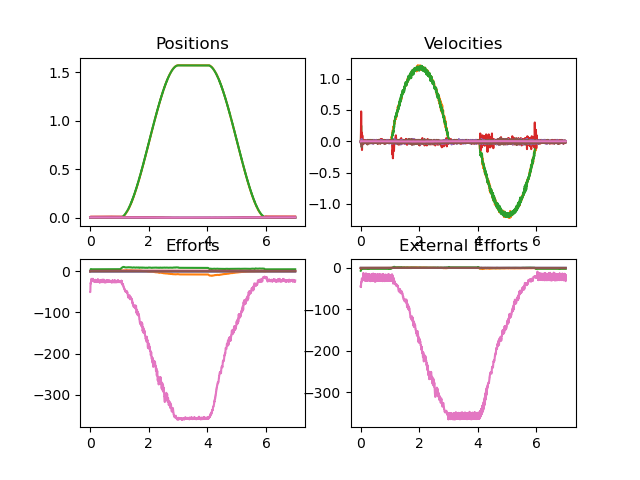

Reproduce this figure in Python.
# Copyright 2025 Trossen Robotics
#
# Redistribution and use in source and binary forms, with or without
# modification, are permitted provided that the following conditions are met:
#
#    * Redistributions of source code must retain the above copyright
#      notice, this list of conditions and the following disclaimer.
#
#    * Redistributions in binary form must reproduce the above copyright
#      notice, this list of conditions and the following disclaimer in the
#      documentation and/or other materials provided with the distribution.
#
#    * Neither the name of the copyright holder nor the names of its
#      contributors may be used to endorse or promote products derived from
#      this software without specific prior written permission.
#
# THIS SOFTWARE IS PROVIDED BY THE COPYRIGHT HOLDERS AND CONTRIBUTORS "AS IS"
# AND ANY EXPRESS OR IMPLIED WARRANTIES, INCLUDING, BUT NOT LIMITED TO, THE
# IMPLIED WARRANTIES OF MERCHANTABILITY AND FITNESS FOR A PARTICULAR PURPOSE
# ARE DISCLAIMED. IN NO EVENT SHALL THE COPYRIGHT HOLDER OR CONTRIBUTORS BE
# LIABLE FOR ANY DIRECT, INDIRECT, INCIDENTAL, SPECIAL, EXEMPLARY, OR
# CONSEQUENTIAL DAMAGES (INCLUDING, BUT NOT LIMITED TO, PROCUREMENT OF
# SUBSTITUTE GOODS OR SERVICES; LOSS OF USE, DATA, OR PROFITS; OR BUSINESS
# INTERRUPTION) HOWEVER CAUSED AND ON ANY THEORY OF LIABILITY, WHETHER IN
# CONTRACT, STRICT LIABILITY, OR TORT (INCLUDING NEGLIGENCE OR OTHERWISE)
# ARISING IN ANY WAY OUT OF THE USE OF THIS SOFTWARE, EVEN IF ADVISED OF THE
# POSSIBILITY OF SUCH DAMAGE.

'''
Purpose:
This script demonstrates how to write a control loop to move the robot to different positions and
record the states.

Hardware setup:
1. A WXAI V0 arm with leader end effector and ip at 192.168.1.2

The script does the following:
1. Initializes the driver
2. Configures the driver
3. Sets the robots to position mode
4. Records the sleep positions
5. Generates trajectory: sleep -> sleep -> home -> home -> sleep -> sleep
6. Moves the robot along the trajectory
7. Sets the robot to the idle mode
8. The driver automatically sets the mode to idle at the destructor
'''

import time

import matplotlib.pyplot as plt
import numpy as np
from scipy.interpolate import PchipInterpolator

import trossen_arm

if __name__=='__main__':
    print("Initializing the drivers...")
    driver = trossen_arm.TrossenArmDriver()

    print("Configuring the drivers...")
    driver.configure(
        trossen_arm.Model.wxai_v0,
        trossen_arm.StandardEndEffector.wxai_v0_leader,
        '192.168.1.2',
        False
    )

    print("Moving to home positions...")
    driver.set_all_modes(trossen_arm.Mode.position)

    sleep_positions = np.array(driver.get_positions())
    home_positions = np.zeros(driver.get_num_joints())
    home_positions[1] = np.pi/2
    home_positions[2] = np.pi/2

    waypoints = np.array([sleep_positions, sleep_positions, home_positions, home_positions, sleep_positions, sleep_positions])
    timepoints = np.array([0, 1, 3, 4, 6, 7])

    interpolator_position = PchipInterpolator(timepoints, waypoints, axis=0)
    interpolator_feedforward_velocity = interpolator_position.derivative()
    interpolator_feedforward_acceleration = interpolator_feedforward_velocity.derivative()

    log_dict = {
        'time': [],
        'positions': [],
        'velocities': [],
        'efforts': [],
        'external_efforts': [],
    }

    start_time = time.time()
    end_time = start_time + timepoints[-1]

    while time.time() < end_time:
        loop_start_time = time.time()
        current_time = loop_start_time - start_time

        positions = interpolator_position(current_time)
        feedforward_velocity = interpolator_feedforward_velocity(current_time)
        feedforward_acceleration = interpolator_feedforward_acceleration(current_time)

        driver.set_all_positions(
            positions,
            0.0,
            False,
            feedforward_velocity,
            feedforward_acceleration
        )

        log_dict['time'].append(current_time)
        log_dict['positions'].append(driver.get_positions())
        log_dict['velocities'].append(driver.get_velocities())
        log_dict['efforts'].append(driver.get_efforts())
        log_dict['external_efforts'].append(driver.get_external_efforts())

    plt.subplot(2, 2, 1)
    plt.plot(log_dict['time'], log_dict['positions'])
    plt.title('Positions')
    plt.subplot(2, 2, 2)
    plt.plot(log_dict['time'], log_dict['velocities'])
    plt.title('Velocities')
    plt.subplot(2, 2, 3)
    plt.plot(log_dict['time'], log_dict['efforts'])
    plt.title('Efforts')
    plt.subplot(2, 2, 4)
    plt.plot(log_dict['time'], log_dict['external_efforts'])
    plt.title('External Efforts')
    plt.savefig('move.png')
